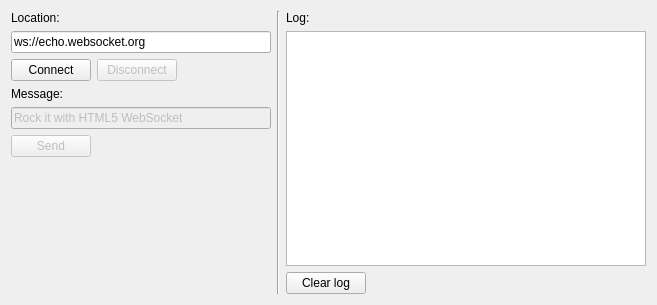
<?xml version="1.0" encoding="UTF-8"?>
<ui version="4.0">
 <class>EchoTest</class>
 <widget class="QWidget" name="EchoTest">
  <property name="geometry">
   <rect>
    <x>0</x>
    <y>0</y>
    <width>546</width>
    <height>305</height>
   </rect>
  </property>
  <property name="sizePolicy">
   <sizepolicy hsizetype="Fixed" vsizetype="Fixed">
    <horstretch>0</horstretch>
    <verstretch>0</verstretch>
   </sizepolicy>
  </property>
  <property name="windowTitle">
   <string>Form</string>
  </property>
  <layout class="QHBoxLayout" name="horizontalLayout_4">
   <item>
    <layout class="QVBoxLayout" name="verticalLayout">
     <item>
      <widget class="QLabel" name="label_2">
       <property name="text">
        <string>Location:</string>
       </property>
      </widget>
     </item>
     <item>
      <widget class="QLineEdit" name="location">
       <property name="minimumSize">
        <size>
         <width>260</width>
         <height>0</height>
        </size>
       </property>
       <property name="text">
        <string>ws://echo.websocket.org</string>
       </property>
      </widget>
     </item>
     <item>
      <layout class="QHBoxLayout" name="horizontalLayout">
       <item>
        <widget class="QPushButton" name="connect">
         <property name="text">
          <string>Connect</string>
         </property>
        </widget>
       </item>
       <item>
        <widget class="QPushButton" name="disconnect">
         <property name="enabled">
          <bool>false</bool>
         </property>
         <property name="text">
          <string>Disconnect</string>
         </property>
        </widget>
       </item>
       <item>
        <spacer name="horizontalSpacer">
         <property name="orientation">
          <enum>Qt::Horizontal</enum>
         </property>
         <property name="sizeHint" stdset="0">
          <size>
           <width>40</width>
           <height>20</height>
          </size>
         </property>
        </spacer>
       </item>
      </layout>
     </item>
     <item>
      <widget class="QLabel" name="label_3">
       <property name="text">
        <string>Message:</string>
       </property>
      </widget>
     </item>
     <item>
      <widget class="QLineEdit" name="message">
       <property name="enabled">
        <bool>false</bool>
       </property>
       <property name="text">
        <string>Rock it with HTML5 WebSocket</string>
       </property>
      </widget>
     </item>
     <item>
      <layout class="QHBoxLayout" name="horizontalLayout_2">
       <item>
        <widget class="QPushButton" name="send">
         <property name="enabled">
          <bool>false</bool>
         </property>
         <property name="text">
          <string>Send</string>
         </property>
        </widget>
       </item>
       <item>
        <spacer name="horizontalSpacer_2">
         <property name="orientation">
          <enum>Qt::Horizontal</enum>
         </property>
         <property name="sizeHint" stdset="0">
          <size>
           <width>40</width>
           <height>20</height>
          </size>
         </property>
        </spacer>
       </item>
      </layout>
     </item>
     <item>
      <spacer name="verticalSpacer">
       <property name="orientation">
        <enum>Qt::Vertical</enum>
       </property>
       <property name="sizeHint" stdset="0">
        <size>
         <width>20</width>
         <height>40</height>
        </size>
       </property>
      </spacer>
     </item>
    </layout>
   </item>
   <item>
    <widget class="Line" name="line">
     <property name="orientation">
      <enum>Qt::Vertical</enum>
     </property>
    </widget>
   </item>
   <item>
    <layout class="QVBoxLayout" name="verticalLayout_2">
     <item>
      <widget class="QLabel" name="label">
       <property name="text">
        <string>Log:</string>
       </property>
      </widget>
     </item>
     <item>
      <widget class="QPlainTextEdit" name="log">
       <property name="minimumSize">
        <size>
         <width>360</width>
         <height>0</height>
        </size>
       </property>
      </widget>
     </item>
     <item>
      <layout class="QHBoxLayout" name="horizontalLayout_3">
       <item>
        <widget class="QPushButton" name="clearLog">
         <property name="text">
          <string>Clear log</string>
         </property>
        </widget>
       </item>
       <item>
        <spacer name="horizontalSpacer_3">
         <property name="orientation">
          <enum>Qt::Horizontal</enum>
         </property>
         <property name="sizeHint" stdset="0">
          <size>
           <width>40</width>
           <height>20</height>
          </size>
         </property>
        </spacer>
       </item>
      </layout>
     </item>
    </layout>
   </item>
  </layout>
 </widget>
 <resources/>
 <connections/>
</ui>
